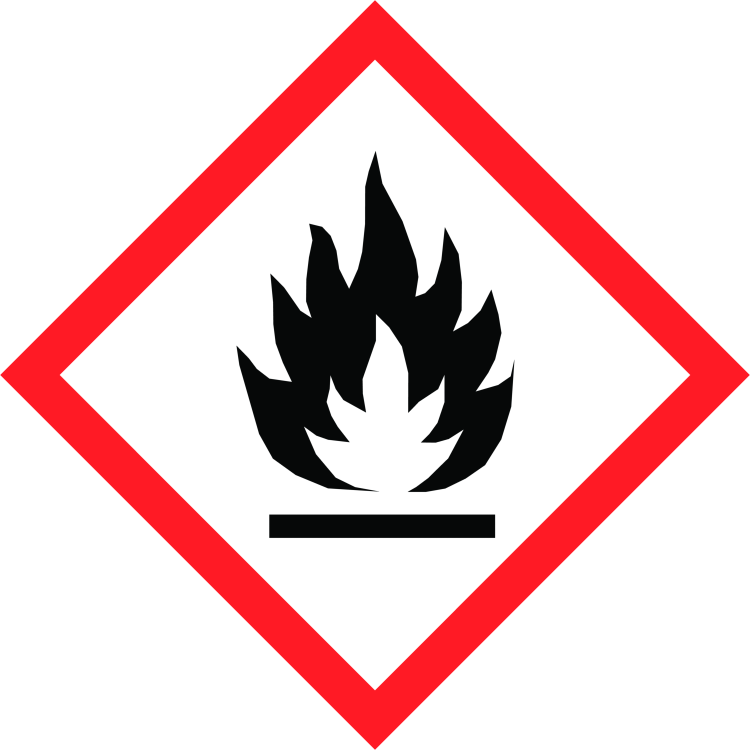
#> input picture Assets/Art/Presentable/2D/Sc02/GHS_Flammable.png, 3000 x 3000 px (shown at 1/4 size); its folder holds 4 pictures in this run
$ python generate_sc02_room_art.py
#> lines starting #> are read from the running program, lines starting #| are printed output that depends on the picture; after the words box and inside, x2 and y2 are one past the last pixel; in counts of white or black regions, pixels touching at a corner belong together
"""Generates the SC02 storage-room textures (walls, floor, fan grille, louvre, legend, hand sign, door decals).

Output: Assets/Art/Presentable/2D/Env/SC02_*.png   (re-run: python Tools/generate_sc02_room_art.py)
"""
import math
import os
import random

import numpy as np
from PIL import Image, ImageDraw, ImageFilter, ImageFont

ROOT = os.path.dirname(os.path.dirname(os.path.abspath(__file__)))
OUT = os.path.join(ROOT, "Assets", "Art", "Presentable", "2D", "Env")
SC02 = os.path.join(ROOT, "Assets", "Art", "Presentable", "2D", "Sc02")
FONT = "C:/Windows/Fonts/arialbd.ttf"
rng = np.random.default_rng(7)


def font(size):
    return ImageFont.truetype(FONT, size)


def noise(size, scale, seed):
    """Tileable-ish value noise in 0..1 (wrap-padded blur)."""
#> called with size = 512, scale = 4, seed = 1
    r = np.random.default_rng(seed)
    small = r.random((scale, scale)).astype(np.float32)
    im = Image.fromarray((small * 255).astype(np.uint8)).resize((size, size), Image.BICUBIC)
    return np.asarray(im, dtype=np.float32) / 255.0


def fbm(size, seed):
    return (noise(size, 4, seed) * 0.5 + noise(size, 12, seed + 1) * 0.3 + noise(size, 40, seed + 2) * 0.2)


def save(img, name):
    os.makedirs(OUT, exist_ok=True)
    img.save(os.path.join(OUT, name))
    print("wrote", name)


def wall():
    n = 512
    f = fbm(n, 1)
    grain = rng.random((n, n)).astype(np.float32)
    base = np.array([150, 158, 166], dtype=np.float32)
    img = base[None, None, :] * (0.9 + 0.16 * f[..., None]) * (0.97 + 0.05 * grain[..., None])
    # vertical grime streaks
    streak = noise(n, 3, 5)[:1, :]
    img *= (0.95 + 0.07 * np.repeat(noise(n, 24, 9)[:1, :], n, axis=0))[..., None]
    im = Image.fromarray(np.clip(img, 0, 255).astype(np.uint8))
#> im: PIL image 512x512 RGB
    d = ImageDraw.Draw(im)
    # panel seams on tile edges
    d.line([(0, 0), (n, 0)], fill=(112, 120, 128), width=3)
    d.line([(0, 3), (n, 3)], fill=(176, 184, 192), width=1)
    d.line([(0, 0), (0, n)], fill=(116, 124, 132), width=3)
    d.line([(3, 0), (3, n)], fill=(176, 184, 192), width=1)
    for x, y in [(22, 22), (n - 22, 22), (22, n - 22), (n - 22, n - 22)]:
        d.ellipse([x - 4, y - 4, x + 4, y + 4], fill=(122, 130, 138))
    save(im.filter(ImageFilter.GaussianBlur(0.6)), "SC02_Wall.png")


def floor():
    n = 512
    f = fbm(n, 21)
    fine = rng.random((n, n)).astype(np.float32)
    base = np.array([92, 98, 104], dtype=np.float32)
    img = base[None, None, :] * (0.82 + 0.3 * f[..., None]) * (0.95 + 0.1 * fine[..., None])
    im = Image.fromarray(np.clip(img, 0, 255).astype(np.uint8))
#> im: PIL image 512x512 RGB
    d = ImageDraw.Draw(im)
    d.line([(0, 0), (n, 0)], fill=(58, 62, 66), width=3)
    d.line([(0, 0), (0, n)], fill=(58, 62, 66), width=3)
    save(im.filter(ImageFilter.GaussianBlur(0.7)), "SC02_Floor.png")


def fan_grille():
    n = 512
    im = Image.new("RGBA", (n, n), (0, 0, 0, 0))
#> im: PIL image 512x512 RGBA; every value is 0
    d = ImageDraw.Draw(im)
    steel = (74, 80, 86, 255)
    hi = (150, 158, 166, 255)
    d.rounded_rectangle([0, 0, n - 1, n - 1], 28, fill=steel)
    d.rounded_rectangle([10, 10, n - 11, n - 11], 22, outline=hi, width=4)
    d.rounded_rectangle([34, 34, n - 35, n - 35], 18, fill=(0, 0, 0, 0))  # clears inner area
    cx = cy = n // 2
    R = n // 2 - 46
    # inner opening is transparent; add guard (rings + spokes)
    cut = Image.new("L", (n, n), 0)
#> cut: PIL image 512x512 L; every value is 0
    ImageDraw.Draw(cut).ellipse([cx - R, cy - R, cx + R, cy + R], fill=255)
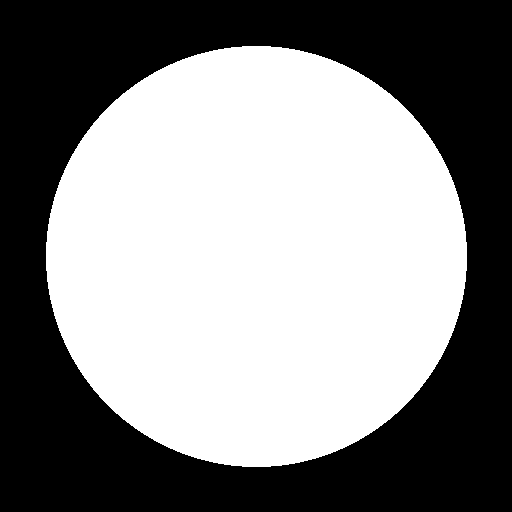
#> cut: PIL image 512x512 L; 53.1% white; 1 black region, box (x1, y1, x2, y2) and area: (0, 0, 512, 512) 122983
    frame_fill = Image.new("RGBA", (n, n), steel)
    mask = Image.new("L", (n, n), 0)
    ImageDraw.Draw(mask).rounded_rectangle([0, 0, n - 1, n - 1], 28, fill=255)
#> mask: PIL image 512x512 L; 99.7% white; 4 black regions, box (x1, y1, x2, y2) and area: (0, 0, 23, 23) 174, (489, 0, 512, 23) 174, (0, 489, 23, 512) 174, (489, 489, 512, 512) 174
    base = Image.new("RGBA", (n, n), (0, 0, 0, 0))
    base.paste(frame_fill, (0, 0), mask)
    inv = cut.point(lambda v: 255 - v)
    alpha = Image.new("L", (n, n), 0)
    alpha.paste(mask, (0, 0))
    alpha = Image.composite(Image.new("L", (n, n), 0), alpha, cut)
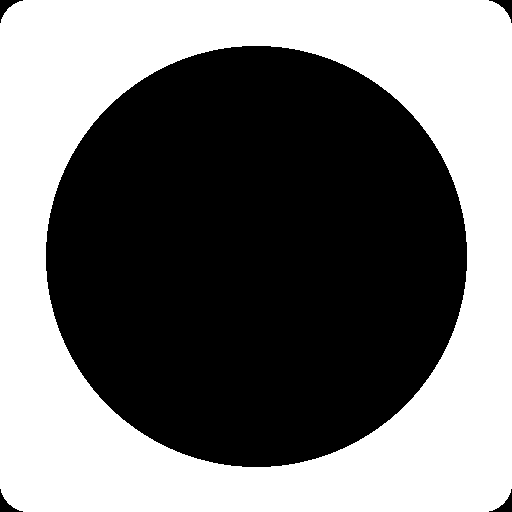
#> alpha: PIL image 512x512 L; 46.6% white; 1 white region, box (x1, y1, x2, y2) and area: (0, 0, 512, 512) 122287
    base.putalpha(alpha)
    d = ImageDraw.Draw(base)
    d.rounded_rectangle([10, 10, n - 11, n - 11], 22, outline=hi, width=4)
    d.ellipse([cx - R - 4, cy - R - 4, cx + R + 4, cy + R + 4], outline=(46, 50, 54, 255), width=10)
    for k in (0.33, 0.62, 0.9):
        r = int(R * k)
        d.ellipse([cx - r, cy - r, cx + r, cy + r], outline=(66, 72, 78, 255), width=5)
    for a in range(0, 360, 30):
        x = cx + math.cos(math.radians(a)) * R
        y = cy + math.sin(math.radians(a)) * R
        d.line([(cx, cy), (x, y)], fill=(66, 72, 78, 255), width=5)
    d.ellipse([cx - 22, cy - 22, cx + 22, cy + 22], fill=(40, 44, 48, 255))
    for x, y in [(20, 20), (n - 20, 20), (20, n - 20), (n - 20, n - 20)]:
        d.ellipse([x - 6, y - 6, x + 6, y + 6], fill=(120, 128, 136, 255))
    save(base, "SC02_FanGrille.png")
#> call 3 of save, with name = 'SC02_FanGrille.png'
#> in save (call 3), `img.save(os.path.join(OUT, name))`:
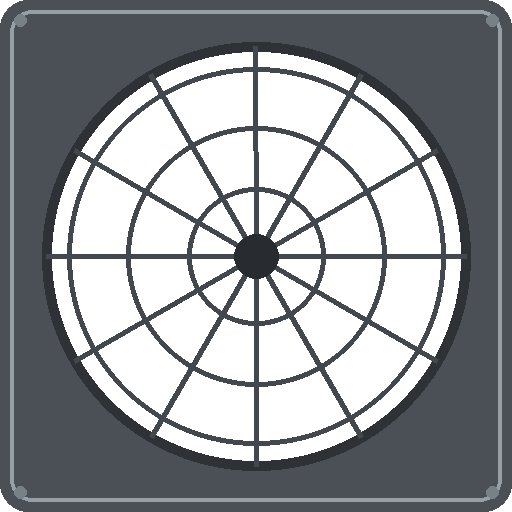
#> saved as SC02_FanGrille.png: PIL image 512x512 RGBA; mean R, G, B, A 73.8, 79.8, 85.7, 149.4; transparent parts drawn white


def louvre():
    n = 512
    im = Image.new("RGBA", (n, n), (70, 76, 82, 255))
    d = ImageDraw.Draw(im)
    d.rounded_rectangle([0, 0, n - 1, n - 1], 24, outline=(150, 158, 166, 255), width=6)
    y = 48
    while y < n - 56:
        d.polygon([(40, y), (n - 40, y), (n - 40, y + 22), (40, y + 30)], fill=(122, 130, 138, 255))
        d.rectangle([40, y + 30, n - 40, y + 40], fill=(24, 26, 30, 255))
        y += 46
#> after the loop, y = 462
    for x, yy in [(20, 20), (n - 20, 20), (20, n - 20), (n - 20, n - 20)]:
        d.ellipse([x - 6, yy - 6, x + 6, yy + 6], fill=(150, 158, 166, 255))
    save(im, "SC02_Louvre.png")
#> call 4 of save, with name = 'SC02_Louvre.png'
#> in save (call 4), `img.save(os.path.join(OUT, name))`:
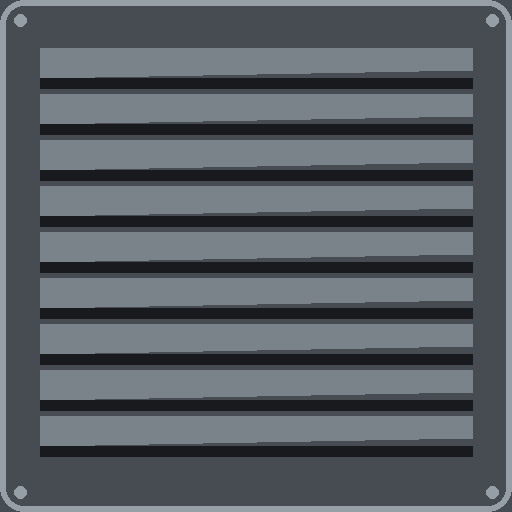
#> saved as SC02_Louvre.png: PIL image 512x512 RGBA; mean R, G, B, A 86.8, 93, 99.5, 255


def hand_sign():
    n = 256
    im = Image.new("RGBA", (n, n), (0, 0, 0, 0))
#> im: PIL image 256x256 RGBA; every value is 0
    d = ImageDraw.Draw(im)
    d.rounded_rectangle([0, 0, n - 1, n - 1], 22, fill=(255, 255, 255, 255))
    d.rounded_rectangle([10, 10, n - 11, n - 11], 16, fill=(18, 92, 190, 255))
    w = (255, 255, 255, 255)
    d.rounded_rectangle([88, 118, 170, 208], 24, fill=w)  # palm
    for i, (x, top) in enumerate([(92, 52), (113, 36), (134, 40), (155, 58)]):
        d.rounded_rectangle([x - 9, top, x + 9, 150], 9, fill=w)
    d.rounded_rectangle([60, 120, 92, 146], 12, fill=w)  # thumb
    save(im, "SC02_HandSign.png")
#> in save (call 5), `img.save(os.path.join(OUT, name))`:
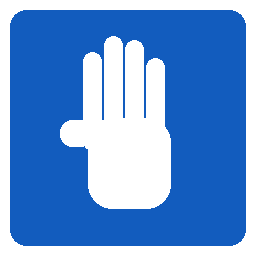
#> saved as SC02_HandSign.png: PIL image 256x256 RGBA; mean R, G, B, A 100.4, 148.1, 211.3, 253.3; transparent parts drawn white


def legend():
    w, h = 720, 330
    im = Image.new("RGBA", (w, h), (238, 240, 242, 255))
#> im: PIL image 720x330 RGBA
    d = ImageDraw.Draw(im)
    d.rectangle([0, 0, w - 1, h - 1], outline=(70, 76, 82, 255), width=5)
    d.text((26, 18), "LEGEND:", font=font(40), fill=(30, 34, 38, 255))
    rows = [
        ("= GENERALLY COMPATIBLE", "circle"),
        ("= CONTROLLED, check SDS", "tri"),
        ("= INCOMPATIBLE, never together", "x"),
    ]
    y = 80
    for text, kind in rows:
        cx, cy = 54, y + 26
        if kind == "circle":
            d.ellipse([cx - 20, cy - 20, cx + 20, cy + 20], fill=(30, 168, 70, 255))
        elif kind == "tri":
            d.polygon([(cx, cy - 22), (cx + 24, cy + 18), (cx - 24, cy + 18)], fill=(245, 200, 20, 255),
                      outline=(40, 40, 40, 255))
            d.text((cx - 4, cy - 8), "!", font=font(24), fill=(30, 30, 30, 255))
        else:
            d.line([(cx - 18, cy - 18), (cx + 18, cy + 18)], fill=(210, 30, 30, 255), width=9)
            d.line([(cx - 18, cy + 18), (cx + 18, cy - 18)], fill=(210, 30, 30, 255), width=9)
        d.text((96, y + 6), text, font=font(26), fill=(30, 34, 38, 255))
        y += 78
#> after the loop, y = 314
    save(im, "SC02_Legend.png")
#> in save (call 6), `img.save(os.path.join(OUT, name))`:
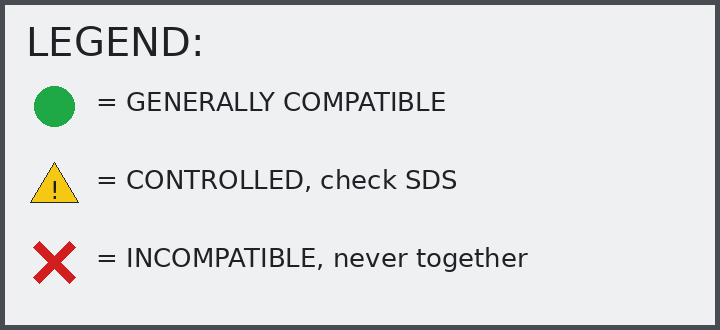
#> saved as SC02_Legend.png: PIL image 720x330 RGBA; mean R, G, B, A 222.5, 224.7, 225.7, 255


def decal(icon_name, label, out):
    """Big hazard icon with a label under it, printed on the glass door."""
#> called with icon_name = 'GHS_Flammable', label = 'FLAMMABLES', out = 'SC02_Decal_Flammables.png'
    w, h = 512, 1024
    im = Image.new("RGBA", (w, h), (0, 0, 0, 0))
#> im: PIL image 512x1024 RGBA; every value is 0
    plate = Image.new("RGBA", (w, h), (0, 0, 0, 0))
    pd = ImageDraw.Draw(plate)
    pd.rounded_rectangle([20, 150, w - 20, 700], 36, fill=(236, 240, 244, 150))
    im = Image.alpha_composite(im, plate)
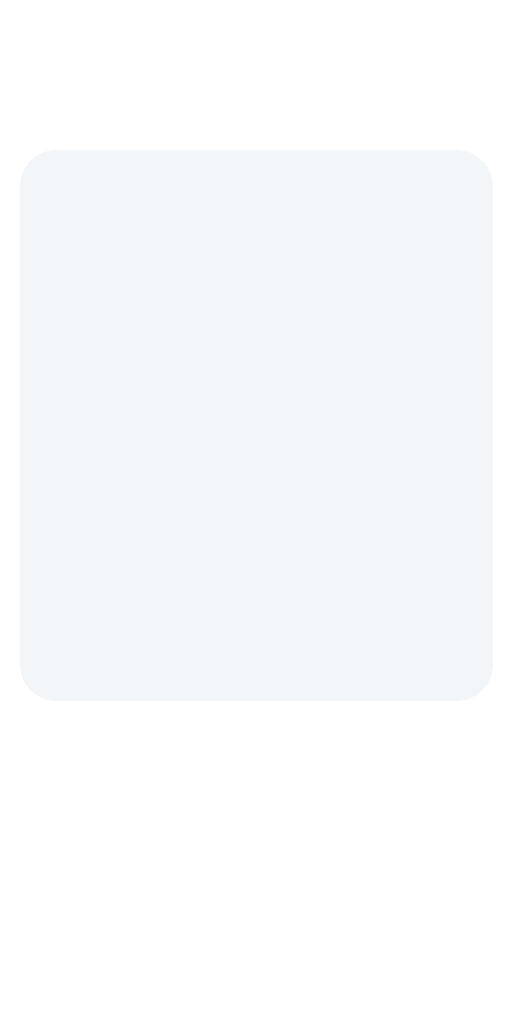
#> im: PIL image 512x1024 RGBA; mean R, G, B, A 116.8, 118.8, 120.8, 74.2; transparent parts drawn white
    icon = Image.open(os.path.join(SC02, icon_name + ".png")).convert("RGBA")
    box = icon.getbbox()
#> box = (0, 0, 3000, 3000)
    if box:
        icon = icon.crop(box)
    s = 330 / max(icon.size)
#> s = 0.11
    icon = icon.resize((max(1, int(icon.width * s)), max(1, int(icon.height * s))), Image.LANCZOS)
    im.alpha_composite(icon, ((w - icon.width) // 2, 190))
    d = ImageDraw.Draw(im)
    lines = label.split("\n")
    size = 60 if len(max(lines, key=len)) <= 8 else 48
    f = font(size)
    y = 560
    for line in lines:
        tw = d.textlength(line, font=f)
        d.text(((w - tw) / 2, y), line, font=f, fill=(24, 28, 32, 255))
        y += int(size * 1.15)
#> this loop made 1 pass
#> tw on pass 1: 324.5
#> after the loop, y = 615
    save(im, out)


if __name__ == "__main__":
    wall()
    floor()
    fan_grille()
    louvre()
    hand_sign()
    legend()
    decal("GHS_Flammable", "FLAMMABLES", "SC02_Decal_Flammables.png")
    decal("GHS_Oxidizer", "OXIDIZERS", "SC02_Decal_Oxidizers.png")
#> (the run stopped early here; a loop or call above may not have finished)
